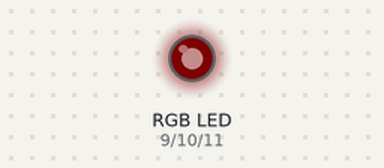
This sketch was run on a simulated Arduino Uno, built with avr-gcc and run on an emulated ATmega328P. On the bench: an RGB LED mixed from three pins (HIGH = lit). Dim RGB values are drawn brighter than linear.

Above: at 0.05 s.
At 2.15 s:
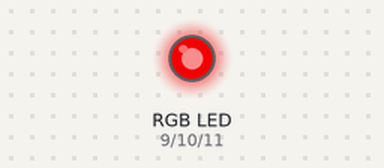
At 3.65 s:
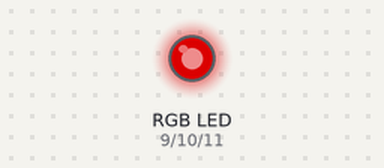
At 7.35 s:
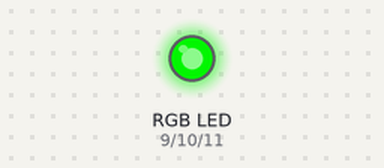
At 11.35 s:
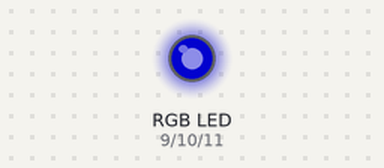
At 14.75 s:
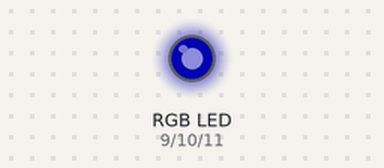
Timing chart, 0 to 19.9 s (numbered marks = the images above):
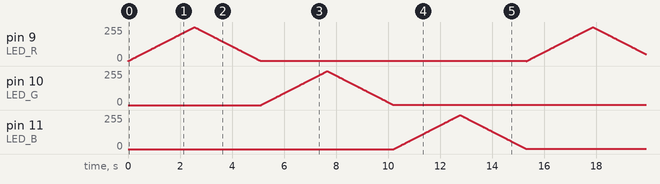

The sketch:

Illumination_LED.ino
```cpp
const int LED_R=9;
const int LED_G=10;
const int LED_B=11;
int Dtime = 10;

void setup() {
  // put your setup code here, to run once:
  pinMode(LED_R, OUTPUT);
  pinMode(LED_G, OUTPUT);
  pinMode(LED_B, OUTPUT);
}
//RGBの順番でイルミネーション
void loop() {
  // put your main code here, to run repeatedly:
  int i;
    for(i=0; i<255; i++){
    analogWrite(LED_R, i);
    delay(Dtime);
  }
  for(i=255; i>0; i--){
    analogWrite(LED_R, i);
    delay(Dtime);
  }
  for(i=0; i<255; i++){
    analogWrite(LED_G, i);
    delay(Dtime);
  }
  for(i=255; i>0; i--){
    analogWrite(LED_G, i);
    delay(Dtime);
  }
  for(i=0; i<255; i++){
    analogWrite(LED_B, i);
    delay(Dtime);
  }
  for(i=255; i>0; i--){
    analogWrite(LED_B, i);
    delay(Dtime);
  }
}
```
